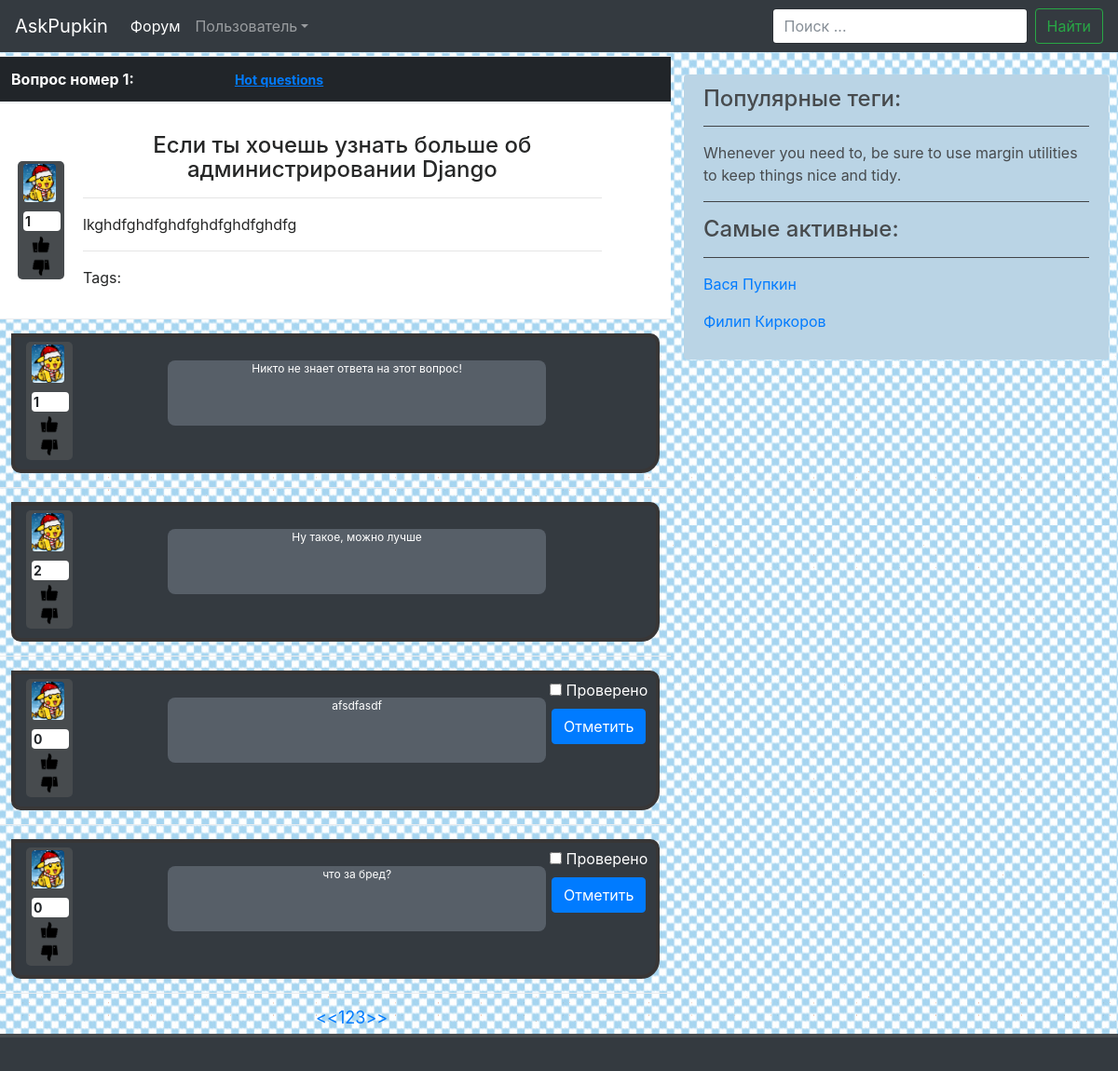
Screenshot of /question/1/ with the database file from the repository.
### blog/models.py (models this page shows, shortened)
class Question(models.Model):
	title = models.CharField(max_length=255, verbose_name="заголовок")
	text = models.TextField(verbose_name="текст")
	author = models.ForeignKey(User, verbose_name="автор")
	tags = models.ManyToManyField("Tag")
	rating_num = models.IntegerField(verbose_name='рейтинг', default=0)
	added_on = models.DateTimeField(verbose_name='дата и время добавления', auto_now_add=True)
	objects = QuestionManager()
	class Meta:
		verbose_name = 'вопрос'
		verbose_name_plural = 'вопросы'

class Answer(models.Model):
	content = models.TextField(verbose_name='текст ответа')
	author = models.ForeignKey(User, verbose_name='автор', on_delete=models.CASCADE)
	is_correct = models.BooleanField(verbose_name='верный?', default=False)
	rating_num = models.IntegerField(verbose_name='рейтинг', default=0)
	added_on = models.DateTimeField(blank=True, auto_now_add=True, verbose_name='дата и время добавления')
	question = models.ForeignKey(Question, related_name='answers', null=False, verbose_name="вопрос")
	class Meta:
		verbose_name = 'ответ'
		verbose_name_plural = 'ответы'

### blog/views.py (the view)
# urls.py: url(r'^question/(\d+)/$', views.question, name = 'questions'),
def question(request, quest_num = 1):
    scroll = None
    if quest_num == None:
        raise Http404("No questions provided")
    if request.method == "POST":
        text = request.POST.get('text')
        question = Question.objects.get(id=quest_num)
        Answer.objects.create(content=text, question=question, author=request.user)
        scroll = True
    q = Question.objects.get(id=quest_num)
    form = AnswerForm()
    page = paginate(request, q.answers.all())
    user_name = None
    if request.user.is_authenticated():
        user_name = request.user.first_name
    page.paginator.baseurl = '/question/' + str(quest_num) + '/?page='
    if scroll == None:
        return render(request, 'pageOfOneQuestion.html', {'posts': page.object_list ,
                                          'paginator': page.paginator, 'page': page, 'id': quest_num, 'question': q, 'form':form, 'user_name': user_name })
    if scroll == True:
        return render(request, 'pageOfOneQuestion.html', {'posts': page.paginator.page(page.paginator.num_pages).object_list,
                                                          'paginator': page.paginator, 'page': page.paginator.page(page.paginator.num_pages), 'id': quest_num,
                                                          'question': q, 'form': form, 'user_name': user_name})

### blog/forms.py
class AnswerForm(forms.Form):
    text = forms.CharField(label='Текст вопроса', widget=forms.Textarea(attrs={'rows': 5, 'class': 'form-control'}))
    class Meta:
        model = Answer
        fields = ('text')

### blog/views.py (called while the page is built)
def paginate(request , qs):
    try:
        limit = int(request.GET.get('limit', 4))
    except ValueError:
        limit = 4
    if limit > 100:
        limit = 4
    try:
        page = int(request.GET.get('page', 1))
    except ValueError:
        raise Http404
    paginator = Paginator(qs, limit)
    try:
        page = paginator.page(page)
    except EmptyPage:
        page = paginator.page(paginator.num_pages)
    paginator.baseurl = '/?page='
    paginator.startnav = page.number - 2
    paginator.endnav = page.number + 2
    return page

### templates/pageOfOneQuestion.html (shortened to what this page needs)
{% extends "base.html" %}
{% load staticfiles %}
{% block content %}
    <table class="table">
      <thead class="thead-inverse">
        <tr>
          <th style="width: 200px;" colspan="3">Вопрос номер {{ id }}: <a href="#" id="hq">Hot questions</a></th>
        </tr>
      </thead>
      <tbody>
        <tr>
          <td colspan="4" style="background-color: white; max-height: 400px;">
              <div style="color: #262727" data-id="{{ id }}">
                  <div class = "left" id="changeColor"  style="margin-top: 50px">
                      <figure class="figure">
                        <img src="{% static 'images/g.png' %}" class="figure-img img-fluid rounded" alt="A generic square placeholder image with rounded corners in a figure.">
                      </figure>
                       <p style="background-color: white; font-size: 14px; width: 40px; font-weight:bold; border-radius: 4px; padding-left: 2px; margin-bottom: 1px;" id="rating228"> {{ question.rating_num }}</p>
                        <img src="{% static 'images/like.png' %}" id="like"/>
                        <img src="{% static 'images/dislike.png' %}" id="dislike"/>
                  </div>
                  <div style="float: left; margin:20px; width: 80%;">
                      <h4 style="text-align:center;">{{ question.title }}</h4>
                        <hr>
                        <p> {{ question.text }}</p>
                        <hr>
                        Tags:
                    </div>
                </div>
          </td>
        </tr>
        {% for comment in posts %}
        <tr>
                <td colspan="4">
                    <div class="thd">
                        <div class = "left">
                            <figure class="figure">
                              <img src="{% static 'images/g.png' %}" class="figure-img img-fluid rounded" alt="A generic square placeholder image with rounded corners in a figure.">
                            </figure>
                            <p style="background-color: white; font-size: 14px; width: 40px; font-weight:bold; border-radius: 4px; padding-left: 2px; margin-bottom: 1px;"> {{ comment.rating_num }}</p>
                        <a href="#"><img src="{% static 'images/like.png' %}" id="like"/></a>
                        <a href="#"><img src="{% static 'images/dislike.png' %}" id="like"/></a>
                        </div>
                        <div class="text">
                          <p class="fish" style="margin-top: 30px;">{{ comment.content }}
                            {% if comment.is_correct == False %}
                              <form>
                                    <div class="form-check" style="color:white">
                                            <label class="form-check-label">
                                              <input class="form-check-input" type="checkbox" value="">
                                                Проверено
                                            </label>
                                          </div>
                                          <button type="submit" class="btn btn-primary">Отметить</button>
                                </form>
                            {% endif %}
                          </p>
                        </div>
                      </div>
                </td>
            </tr>
            {% endfor %}
            <tr>
            <td>
                <nav><ul class="pagination">
                    {% if 1 == page.number %}
                    <li class="active">
                    {% else %}
                    <li>
                    {% endif %}
                    <a href="{{ paginator.baseurl }}1"> << </a>
                    </li>
                    {% for p in paginator.page_range %}
                        {% if p >= paginator.startnav %}
                            {% if p <= paginator.endnav %}
                                {% if p == page.number %}
                                <li class="active">
                                {% else %}
                                <li>
                                {% endif %}
                                    <a href="{{ paginator.baseurl }}{{ p }}">
                                    {{ p }}</a>
                                </li>
                            {% endif %}
                        {% endif %}
                    {% endfor %}
                    {% if paginator.num_pages == page.number %}
                    <li class="active">
                    {% else %}
                    <li>
                    {% endif %}
                    <a href="{{ paginator.baseurl }}{{ paginator.num_pages }}"> >> </a>
                </ul></nav>
            </td>
          </tr>
      </tbody>
    </table>
    {% endblock %}

### askbusov/static/css/common.css (style rules this page uses)
.figure { width: 35px; height: 35px; margin-right: 3%; }
body { background-image: url(../images/penza.jpg); }
.table { width: 60%; }
#hq { margin-left: 15%; text-decoration: underline; font-size: 14px; }
td { margin-top: 10px; }
.thd { border: 4px solid #383636; margin: 3px 0px; padding: 5px 5px; height: 150px; border-radius: 0 10px 20px; background-color: #343a40; min-width: 200px; overflow: hidden; }
.fish { color: white; position: relative; background-color: #575F68; width: 60%; float: left; margin-left: 15%; border-radius: 8px; height: 70px; top: -10px; font-size: 12px; }
.left { background-color: #474B4E; width: 50px; float: left; margin-left: 7px; border-radius: 5px; padding-left: 6px; padding-top: 3px; padding-bottom: 3px; }
.text { height: 50px; text-align: center; }
#like, #dislike { width: 20px; height: 20px; margin-left: 20%; cursor: pointer; }
.pagination { font-size: 18px; margin-left: 47%; }
.active { color: red; text-decoration: none; }

### rows the page displays
Question: rating_num "1", title "Если ты хочешь узнать больше об администрировании Django", text "lkghdfghdfghdfghdfghdfghdfg"
Answer: rating_num "1", content "Никто не знает ответа на этот вопрос!"
Answer: rating_num "2", content "Ну такое, можно лучше"
Answer: rating_num "0", content "afsdfasdf"
Answer: rating_num "0", content "что за бред?"

### other values shown
{{ id }} "1"
{{ p }} "1" "2" "3"
